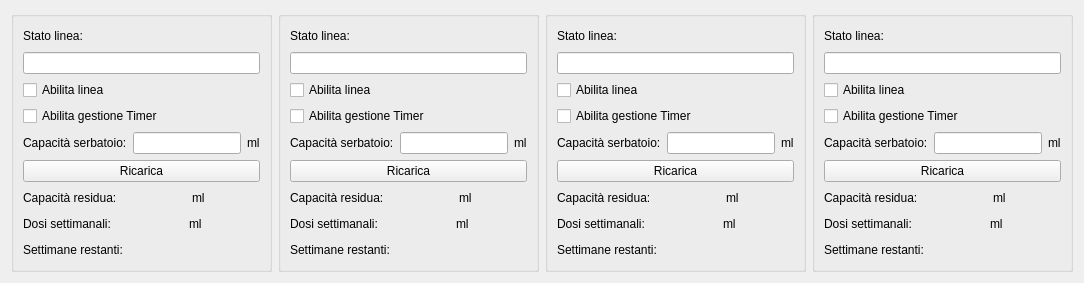
      <widget class="QWidget" name="tab_5">
       <attribute name="title">
        <string>Gestione linee slave</string>
       </attribute>
       <layout class="QHBoxLayout" name="horizontalLayout_27">
        <item>
         <widget class="QGroupBox" name="groupBox_5">
          <property name="title">
           <string/>
          </property>
          <layout class="QVBoxLayout" name="verticalLayout_12">
           <item>
            <layout class="QHBoxLayout" name="horizontalLayout_66">
             <item>
              <widget class="QLabel" name="label_53">
               <property name="text">
                <string>Stato linea:</string>
               </property>
              </widget>
             </item>
             <item>
              <spacer name="horizontalSpacer_66">
               <property name="orientation">
                <enum>Qt::Horizontal</enum>
               </property>
               <property name="sizeHint" stdset="0">
                <size>
                 <width>40</width>
                 <height>20</height>
                </size>
               </property>
              </spacer>
             </item>
             <item>
              <widget class="HLed" name="led_line_5" native="true">
               <property name="minimumSize">
                <size>
                 <width>10</width>
                 <height>0</height>
                </size>
               </property>
              </widget>
             </item>
            </layout>
           </item>
           <item>
            <widget class="QLineEdit" name="leSolDesc_6">
             <property name="clearButtonEnabled">
              <bool>true</bool>
             </property>
            </widget>
           </item>
           <item>
            <widget class="QCheckBox" name="cbAbleSol_6">
             <property name="text">
              <string>Abilita linea</string>
             </property>
            </widget>
           </item>
           <item>
            <widget class="QCheckBox" name="cbAbleTimeSol_6">
             <property name="text">
              <string>Abilita gestione Timer</string>
             </property>
            </widget>
           </item>
           <item>
            <layout class="QHBoxLayout" name="horizontalLayout_30">
             <item>
              <widget class="QLabel" name="label_45">
               <property name="text">
                <string>Capacità serbatoio:</string>
               </property>
              </widget>
             </item>
             <item>
              <widget class="QLineEdit" name="leCapacitySol_6">
               <property name="clearButtonEnabled">
                <bool>true</bool>
               </property>
              </widget>
             </item>
             <item>
              <widget class="QLabel" name="label_27">
               <property name="text">
                <string>ml</string>
               </property>
              </widget>
             </item>
            </layout>
           </item>
           <item>
            <layout class="QVBoxLayout" name="vl_line5"/>
           </item>
           <item>
            <widget class="QPushButton" name="pbRefilSol_6">
             <property name="text">
              <string>Ricarica</string>
             </property>
            </widget>
           </item>
           <item>
            <layout class="QHBoxLayout" name="horizontalLayout_31">
             <item>
              <widget class="QLabel" name="label_74">
               <property name="text">
                <string>Capacità residua:</string>
               </property>
              </widget>
             </item>
             <item>
              <spacer name="horizontalSpacer_32">
               <property name="orientation">
                <enum>Qt::Horizontal</enum>
               </property>
               <property name="sizeHint" stdset="0">
                <size>
                 <width>40</width>
                 <height>20</height>
                </size>
               </property>
              </spacer>
             </item>
             <item>
              <widget class="QLabel" name="lResidualSol_6">
               <property name="text">
                <string/>
               </property>
              </widget>
             </item>
             <item>
              <widget class="QLabel" name="label_28">
               <property name="text">
                <string>ml</string>
               </property>
              </widget>
             </item>
             <item>
              <spacer name="horizontalSpacer_33">
               <property name="orientation">
                <enum>Qt::Horizontal</enum>
               </property>
               <property name="sizeHint" stdset="0">
                <size>
                 <width>40</width>
                 <height>20</height>
                </size>
               </property>
              </spacer>
             </item>
            </layout>
           </item>
           <item>
            <layout class="QHBoxLayout" name="horizontalLayout_32">
             <item>
              <widget class="QLabel" name="label_68">
               <property name="text">
                <string>Dosi settimanali:</string>
               </property>
              </widget>
             </item>
             <item>
              <spacer name="horizontalSpacer_34">
               <property name="orientation">
                <enum>Qt::Horizontal</enum>
               </property>
               <property name="sizeHint" stdset="0">
                <size>
                 <width>40</width>
                 <height>20</height>
                </size>
               </property>
              </spacer>
             </item>
             <item>
              <widget class="QLabel" name="lWeekDoseSol_6">
               <property name="text">
                <string/>
               </property>
              </widget>
             </item>
             <item>
              <widget class="QLabel" name="label_29">
               <property name="text">
                <string>ml</string>
               </property>
              </widget>
             </item>
             <item>
              <spacer name="horizontalSpacer_35">
               <property name="orientation">
                <enum>Qt::Horizontal</enum>
               </property>
               <property name="sizeHint" stdset="0">
                <size>
                 <width>40</width>
                 <height>20</height>
                </size>
               </property>
              </spacer>
             </item>
            </layout>
           </item>
           <item>
            <layout class="QHBoxLayout" name="horizontalLayout_57">
             <item>
              <widget class="QLabel" name="label_61">
               <property name="text">
                <string>Settimane restanti:</string>
               </property>
              </widget>
             </item>
             <item>
              <spacer name="horizontalSpacer_56">
               <property name="orientation">
                <enum>Qt::Horizontal</enum>
               </property>
               <property name="sizeHint" stdset="0">
                <size>
                 <width>40</width>
                 <height>20</height>
                </size>
               </property>
              </spacer>
             </item>
             <item>
              <widget class="QLabel" name="lLastWeek_5">
               <property name="text">
                <string/>
               </property>
              </widget>
             </item>
             <item>
              <spacer name="horizontalSpacer_57">
               <property name="orientation">
                <enum>Qt::Horizontal</enum>
               </property>
               <property name="sizeHint" stdset="0">
                <size>
                 <width>40</width>
                 <height>20</height>
                </size>
               </property>
              </spacer>
             </item>
            </layout>
           </item>
          </layout>
         </widget>
        </item>
        <item>
         <widget class="QGroupBox" name="groupBox_12">
          <property name="title">
           <string/>
          </property>
          <layout class="QVBoxLayout" name="verticalLayout_13">
           <item>
            <layout class="QHBoxLayout" name="horizontalLayout_67">
             <item>
              <widget class="QLabel" name="label_49">
               <property name="text">
                <string>Stato linea:</string>
               </property>
              </widget>
             </item>
             <item>
              <spacer name="horizontalSpacer_67">
               <property name="orientation">
                <enum>Qt::Horizontal</enum>
               </property>
               <property name="sizeHint" stdset="0">
                <size>
                 <width>40</width>
                 <height>20</height>
                </size>
               </property>
              </spacer>
             </item>
             <item>
              <widget class="HLed" name="led_line_6" native="true">
               <property name="minimumSize">
                <size>
                 <width>10</width>
                 <height>0</height>
                </size>
               </property>
              </widget>
             </item>
            </layout>
           </item>
           <item>
            <widget class="QLineEdit" name="leSolDesc_7">
             <property name="clearButtonEnabled">
              <bool>true</bool>
             </property>
            </widget>
           </item>
           <item>
            <widget class="QCheckBox" name="cbAbleSol_7">
             <property name="text">
              <string>Abilita linea</string>
             </property>
            </widget>
           </item>
           <item>
            <widget class="QCheckBox" name="cbAbleTimeSol_7">
             <property name="text">
              <string>Abilita gestione Timer</string>
             </property>
            </widget>
           </item>
           <item>
            <layout class="QHBoxLayout" name="horizontalLayout_33">
             <item>
              <widget class="QLabel" name="label_46">
               <property name="text">
                <string>Capacità serbatoio:</string>
               </property>
              </widget>
             </item>
             <item>
              <widget class="QLineEdit" name="leCapacitySol_7">
               <property name="clearButtonEnabled">
                <bool>true</bool>
               </property>
              </widget>
             </item>
             <item>
              <widget class="QLabel" name="label_30">
               <property name="text">
                <string>ml</string>
               </property>
              </widget>
             </item>
            </layout>
           </item>
           <item>
            <layout class="QVBoxLayout" name="vl_line6"/>
           </item>
           <item>
            <widget class="QPushButton" name="pbRefilSol_7">
             <property name="text">
              <string>Ricarica</string>
             </property>
            </widget>
           </item>
           <item>
            <layout class="QHBoxLayout" name="horizontalLayout_34">
             <item>
              <widget class="QLabel" name="label_75">
               <property name="text">
                <string>Capacità residua:</string>
               </property>
              </widget>
             </item>
             <item>
              <spacer name="horizontalSpacer_36">
               <property name="orientation">
                <enum>Qt::Horizontal</enum>
               </property>
               <property name="sizeHint" stdset="0">
                <size>
                 <width>40</width>
                 <height>20</height>
                </size>
               </property>
              </spacer>
             </item>
             <item>
              <widget class="QLabel" name="lResidualSol_7">
               <property name="text">
                <string/>
               </property>
              </widget>
             </item>
             <item>
              <widget class="QLabel" name="label_31">
               <property name="text">
                <string>ml</string>
               </property>
              </widget>
             </item>
             <item>
              <spacer name="horizontalSpacer_37">
               <property name="orientation">
                <enum>Qt::Horizontal</enum>
               </property>
               <property name="sizeHint" stdset="0">
                <size>
                 <width>40</width>
                 <height>20</height>
                </size>
               </property>
              </spacer>
             </item>
            </layout>
           </item>
           <item>
            <layout class="QHBoxLayout" name="horizontalLayout_35">
             <item>
              <widget class="QLabel" name="label_69">
               <property name="text">
                <string>Dosi settimanali:</string>
               </property>
              </widget>
             </item>
             <item>
              <spacer name="horizontalSpacer_38">
               <property name="orientation">
                <enum>Qt::Horizontal</enum>
               </property>
               <property name="sizeHint" stdset="0">
                <size>
                 <width>40</width>
                 <height>20</height>
                </size>
               </property>
              </spacer>
             </item>
             <item>
              <widget class="QLabel" name="lWeekDoseSol_7">
               <property name="text">
                <string/>
               </property>
              </widget>
             </item>
             <item>
              <widget class="QLabel" name="label_32">
               <property name="text">
                <string>ml</string>
               </property>
              </widget>
             </item>
             <item>
              <spacer name="horizontalSpacer_39">
               <property name="orientation">
                <enum>Qt::Horizontal</enum>
               </property>
               <property name="sizeHint" stdset="0">
                <size>
                 <width>40</width>
                 <height>20</height>
                </size>
               </property>
              </spacer>
             </item>
            </layout>
           </item>
           <item>
            <layout class="QHBoxLayout" name="horizontalLayout_58">
             <item>
              <widget class="QLabel" name="label_62">
               <property name="text">
                <string>Settimane restanti:</string>
               </property>
              </widget>
             </item>
             <item>
              <spacer name="horizontalSpacer_58">
               <property name="orientation">
                <enum>Qt::Horizontal</enum>
               </property>
               <property name="sizeHint" stdset="0">
                <size>
                 <width>40</width>
                 <height>20</height>
                </size>
               </property>
              </spacer>
             </item>
             <item>
              <widget class="QLabel" name="lLastWeek_6">
               <property name="text">
                <string/>
               </property>
              </widget>
             </item>
             <item>
              <spacer name="horizontalSpacer_59">
               <property name="orientation">
                <enum>Qt::Horizontal</enum>
               </property>
               <property name="sizeHint" stdset="0">
                <size>
                 <width>40</width>
                 <height>20</height>
                </size>
               </property>
              </spacer>
             </item>
            </layout>
           </item>
          </layout>
         </widget>
        </item>
        <item>
         <widget class="QGroupBox" name="groupBox_13">
          <property name="title">
           <string/>
          </property>
          <layout class="QVBoxLayout" name="verticalLayout_14">
           <item>
            <layout class="QHBoxLayout" name="horizontalLayout_68">
             <item>
              <widget class="QLabel" name="label_12">
               <property name="text">
                <string>Stato linea:</string>
               </property>
              </widget>
             </item>
             <item>
              <spacer name="horizontalSpacer_68">
               <property name="orientation">
                <enum>Qt::Horizontal</enum>
               </property>
               <property name="sizeHint" stdset="0">
                <size>
                 <width>40</width>
                 <height>20</height>
                </size>
               </property>
              </spacer>
             </item>
             <item>
              <widget class="HLed" name="led_line_7" native="true">
               <property name="minimumSize">
                <size>
                 <width>10</width>
                 <height>0</height>
                </size>
               </property>
              </widget>
             </item>
            </layout>
           </item>
           <item>
            <widget class="QLineEdit" name="leSolDesc_8">
             <property name="clearButtonEnabled">
              <bool>true</bool>
             </property>
            </widget>
           </item>
           <item>
            <widget class="QCheckBox" name="cbAbleSol_8">
             <property name="text">
              <string>Abilita linea</string>
             </property>
            </widget>
           </item>
           <item>
            <widget class="QCheckBox" name="cbAbleTimeSol_8">
             <property name="text">
              <string>Abilita gestione Timer</string>
             </property>
            </widget>
           </item>
           <item>
            <layout class="QHBoxLayout" name="horizontalLayout_36">
             <item>
              <widget class="QLabel" name="label_48">
               <property name="text">
                <string>Capacità serbatoio:</string>
               </property>
              </widget>
             </item>
             <item>
              <widget class="QLineEdit" name="leCapacitySol_8">
               <property name="clearButtonEnabled">
                <bool>true</bool>
               </property>
              </widget>
             </item>
             <item>
              <widget class="QLabel" name="label_33">
               <property name="text">
                <string>ml</string>
               </property>
              </widget>
             </item>
            </layout>
           </item>
           <item>
            <layout class="QVBoxLayout" name="vl_line7"/>
           </item>
           <item>
            <widget class="QPushButton" name="pbRefilSol_8">
             <property name="text">
              <string>Ricarica</string>
             </property>
            </widget>
           </item>
           <item>
            <layout class="QHBoxLayout" name="horizontalLayout_37">
             <item>
              <widget class="QLabel" name="label_76">
               <property name="text">
                <string>Capacità residua:</string>
               </property>
              </widget>
             </item>
             <item>
              <spacer name="horizontalSpacer_40">
               <property name="orientation">
                <enum>Qt::Horizontal</enum>
               </property>
               <property name="sizeHint" stdset="0">
                <size>
                 <width>40</width>
                 <height>20</height>
                </size>
               </property>
              </spacer>
             </item>
             <item>
              <widget class="QLabel" name="lResidualSol_8">
               <property name="text">
                <string/>
               </property>
              </widget>
             </item>
             <item>
              <widget class="QLabel" name="label_34">
               <property name="text">
                <string>ml</string>
               </property>
              </widget>
             </item>
             <item>
              <spacer name="horizontalSpacer_41">
               <property name="orientation">
                <enum>Qt::Horizontal</enum>
               </property>
               <property name="sizeHint" stdset="0">
                <size>
                 <width>40</width>
                 <height>20</height>
                </size>
               </property>
              </spacer>
             </item>
            </layout>
           </item>
           <item>
            <layout class="QHBoxLayout" name="horizontalLayout_38">
             <item>
              <widget class="QLabel" name="label_71">
               <property name="text">
                <string>Dosi settimanali:</string>
               </property>
              </widget>
             </item>
             <item>
              <spacer name="horizontalSpacer_42">
               <property name="orientation">
                <enum>Qt::Horizontal</enum>
               </property>
               <property name="sizeHint" stdset="0">
                <size>
                 <width>40</width>
                 <height>20</height>
                </size>
               </property>
              </spacer>
             </item>
             <item>
              <widget class="QLabel" name="lWeekDoseSol_8">
               <property name="text">
                <string/>
               </property>
              </widget>
             </item>
             <item>
              <widget class="QLabel" name="label_35">
               <property name="text">
                <string>ml</string>
               </property>
              </widget>
             </item>
             <item>
              <spacer name="horizontalSpacer_43">
               <property name="orientation">
                <enum>Qt::Horizontal</enum>
               </property>
               <property name="sizeHint" stdset="0">
                <size>
                 <width>40</width>
                 <height>20</height>
                </size>
               </property>
              </spacer>
             </item>
            </layout>
           </item>
           <item>
            <layout class="QHBoxLayout" name="horizontalLayout_59">
             <item>
              <widget class="QLabel" name="label_64">
               <property name="text">
                <string>Settimane restanti:</string>
               </property>
              </widget>
             </item>
             <item>
              <spacer name="horizontalSpacer_60">
               <property name="orientation">
                <enum>Qt::Horizontal</enum>
               </property>
               <property name="sizeHint" stdset="0">
                <size>
                 <width>40</width>
                 <height>20</height>
                </size>
               </property>
              </spacer>
             </item>
             <item>
              <widget class="QLabel" name="lLastWeek_7">
               <property name="text">
                <string/>
               </property>
              </widget>
             </item>
             <item>
              <spacer name="horizontalSpacer_61">
               <property name="orientation">
                <enum>Qt::Horizontal</enum>
               </property>
               <property name="sizeHint" stdset="0">
                <size>
                 <width>40</width>
                 <height>20</height>
                </size>
               </property>
              </spacer>
             </item>
            </layout>
           </item>
          </layout>
         </widget>
        </item>
        <item>
         <widget class="QGroupBox" name="groupBox_14">
          <property name="title">
           <string/>
          </property>
          <layout class="QVBoxLayout" name="verticalLayout_15">
           <item>
            <layout class="QHBoxLayout" name="horizontalLayout_69">
             <item>
              <widget class="QLabel" name="label_55">
               <property name="text">
                <string>Stato linea:</string>
               </property>
              </widget>
             </item>
             <item>
              <spacer name="horizontalSpacer_69">
               <property name="orientation">
                <enum>Qt::Horizontal</enum>
               </property>
               <property name="sizeHint" stdset="0">
                <size>
                 <width>40</width>
                 <height>20</height>
                </size>
               </property>
              </spacer>
             </item>
             <item>
              <widget class="HLed" name="led_line_8" native="true">
               <property name="minimumSize">
                <size>
                 <width>10</width>
                 <height>0</height>
                </size>
               </property>
              </widget>
             </item>
            </layout>
           </item>
           <item>
            <widget class="QLineEdit" name="leSolDesc_9">
             <property name="clearButtonEnabled">
              <bool>true</bool>
             </property>
            </widget>
           </item>
           <item>
            <widget class="QCheckBox" name="cbAbleSol_9">
             <property name="text">
              <string>Abilita linea</string>
             </property>
            </widget>
           </item>
           <item>
            <widget class="QCheckBox" name="cbAbleTimeSol_9">
             <property name="text">
              <string>Abilita gestione Timer</string>
             </property>
            </widget>
           </item>
           <item>
            <layout class="QHBoxLayout" name="horizontalLayout_39">
             <item>
              <widget class="QLabel" name="label_47">
               <property name="text">
                <string>Capacità serbatoio:</string>
               </property>
              </widget>
             </item>
             <item>
              <widget class="QLineEdit" name="leCapacitySol_9">
               <property name="clearButtonEnabled">
                <bool>true</bool>
               </property>
              </widget>
             </item>
             <item>
              <widget class="QLabel" name="label_36">
               <property name="text">
                <string>ml</string>
               </property>
              </widget>
             </item>
            </layout>
           </item>
           <item>
            <layout class="QVBoxLayout" name="vl_line8"/>
           </item>
           <item>
            <widget class="QPushButton" name="pbRefilSol_9">
             <property name="text">
              <string>Ricarica</string>
             </property>
            </widget>
           </item>
           <item>
            <layout class="QHBoxLayout" name="horizontalLayout_40">
             <item>
              <widget class="QLabel" name="label_77">
               <property name="text">
                <string>Capacità residua:</string>
               </property>
              </widget>
             </item>
             <item>
              <spacer name="horizontalSpacer_44">
               <property name="orientation">
                <enum>Qt::Horizontal</enum>
               </property>
               <property name="sizeHint" stdset="0">
                <size>
                 <width>40</width>
                 <height>20</height>
                </size>
               </property>
              </spacer>
             </item>
             <item>
              <widget class="QLabel" name="lResidualSol_9">
               <property name="text">
                <string/>
               </property>
              </widget>
             </item>
             <item>
              <widget class="QLabel" name="label_38">
               <property name="text">
                <string>ml</string>
               </property>
              </widget>
             </item>
             <item>
              <spacer name="horizontalSpacer_45">
               <property name="orientation">
                <enum>Qt::Horizontal</enum>
               </property>
               <property name="sizeHint" stdset="0">
                <size>
                 <width>40</width>
                 <height>20</height>
                </size>
               </property>
              </spacer>
             </item>
            </layout>
           </item>
           <item>
            <layout class="QHBoxLayout" name="horizontalLayout_41">
             <item>
              <widget class="QLabel" name="label_70">
               <property name="text">
                <string>Dosi settimanali:</string>
               </property>
              </widget>
             </item>
             <item>
              <spacer name="horizontalSpacer_46">
               <property name="orientation">
                <enum>Qt::Horizontal</enum>
               </property>
               <property name="sizeHint" stdset="0">
                <size>
                 <width>40</width>
                 <height>20</height>
                </size>
               </property>
              </spacer>
             </item>
             <item>
              <widget class="QLabel" name="lWeekDoseSol_9">
               <property name="text">
                <string/>
               </property>
              </widget>
             </item>
             <item>
              <widget class="QLabel" name="label_40">
               <property name="text">
                <string>ml</string>
               </property>
              </widget>
             </item>
             <item>
              <spacer name="horizontalSpacer_47">
               <property name="orientation">
                <enum>Qt::Horizontal</enum>
               </property>
               <property name="sizeHint" stdset="0">
                <size>
                 <width>40</width>
                 <height>20</height>
                </size>
               </property>
              </spacer>
             </item>
            </layout>
           </item>
           <item>
            <layout class="QHBoxLayout" name="horizontalLayout_60">
             <item>
              <widget class="QLabel" name="label_63">
               <property name="text">
                <string>Settimane restanti:</string>
               </property>
              </widget>
             </item>
             <item>
              <spacer name="horizontalSpacer_62">
               <property name="orientation">
                <enum>Qt::Horizontal</enum>
               </property>
               <property name="sizeHint" stdset="0">
                <size>
                 <width>40</width>
                 <height>20</height>
                </size>
               </property>
              </spacer>
             </item>
             <item>
              <widget class="QLabel" name="lLastWeek_8">
               <property name="text">
                <string/>
               </property>
              </widget>
             </item>
             <item>
              <spacer name="horizontalSpacer_63">
               <property name="orientation">
                <enum>Qt::Horizontal</enum>
               </property>
               <property name="sizeHint" stdset="0">
                <size>
                 <width>40</width>
                 <height>20</height>
                </size>
               </property>
              </spacer>
             </item>
            </layout>
           </item>
          </layout>
         </widget>
        </item>
       </layout>
      </widget>
